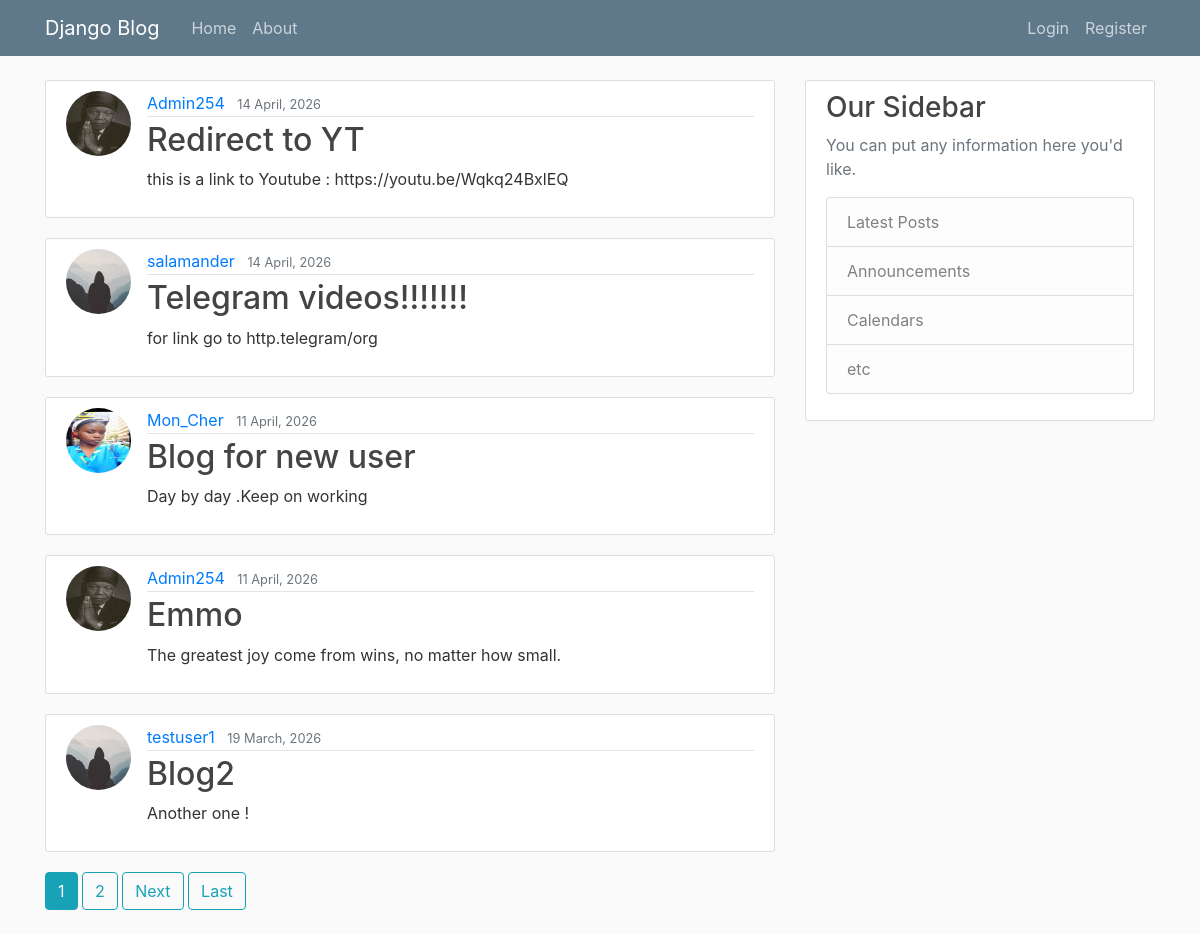
Before: / with the older database file.
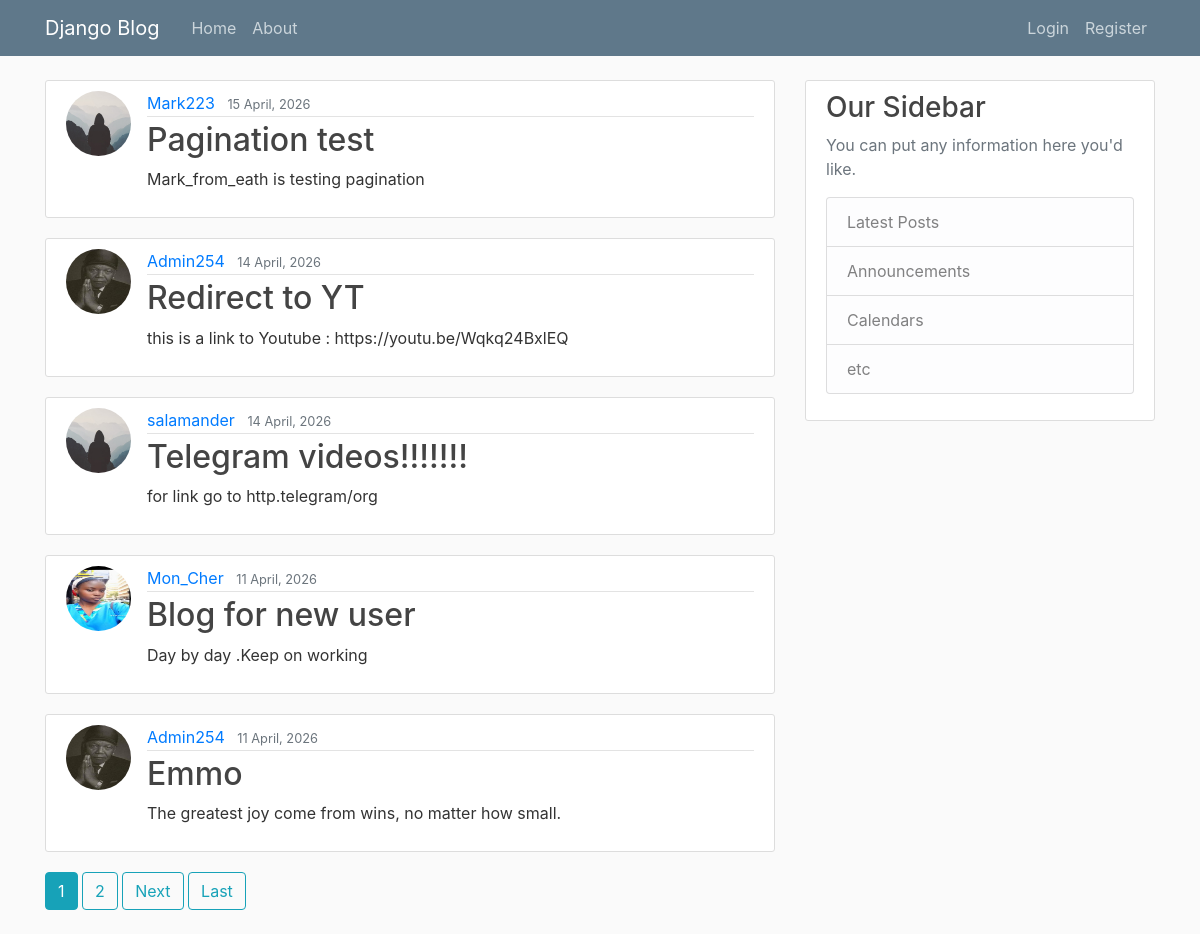
After: the same page with the newer database file.
### blog/models.py (models this page shows, shortened)
class Post(models.Model):
    title = models.CharField(max_length=100)
    content = models.TextField()
    date_posted = models.DateTimeField(default=timezone.now)
    author = models.ForeignKey(User, on_delete=models.CASCADE)

### users/models.py (models this page shows, shortened)
class Profile(models.Model):
    user = models.OneToOneField(User, on_delete=models.CASCADE)
    image = models.ImageField(default='default.jpg', upload_to='profile_pics')

### blog/views.py (the view)
# urls.py: path('', PostListView.as_view(), name='blog-home'),
class PostListView(ListView):
    model = Post
    template_name = 'blog/home.html'  # <app>/<model>_<viewtype>.html
    context_object_name = 'posts'
    ordering = ['-date_posted']
    paginate_by = 5

### blog/templates/blog/home.html (shortened to what this page needs)
{% extends "blog/base.html" %}
{%block content %}
    {% for post in posts %}
    <article class="media content-section">
      <img  class="rounded-circle article-img" src="{{post.author.profile.image.url}}" >
        <div class="media-body">
          <div class="article-metadata">
            <a class="mr-2" href="{% url 'user-posts' post.author.username %}">{{ post.author }}</a>
            <small class="text-muted">{{ post.date_posted|date:"d F, Y" }}</small>
          </div>
          <h2><a class="article-title" href="{% url 'post-detail' post.id %}">{{ post.title }}</a></h2>
          <p class="article-content">{{ post.content }}</p>
        </div>
      </article>
    {% endfor %}
    {% if is_paginated %}
      {% for num in page_obj.paginator.page_range %}
        {% if page_obj.number == num %}
          <a class="btn btn-info mb-4" href="?page={{ num }}">{{ num }}</a>
        {% elif num > page_obj.number|add:'-3' and num < page_obj.number|add:'3' %}
          <a class="btn btn-outline-info mb-4" href="?page={{ num }}">{{ num }}</a>
        {% endif %}
      {% endfor %}
      {% if page_obj.has_next %}
        <a class="btn btn-outline-info mb-4" href="?page={{ page_obj.next_page_number }}">Next</a>
        <a class="btn btn-outline-info mb-4" href="?page={{ page_obj.paginator.num_pages }}">Last</a>
      {% endif %}
    {% endif %}
{%endblock content%}

### blog/templates/blog/base.html (shortened to what this page needs)
{% load static %}
<!DOCTYPE html>
<html lang="en">
<head>
    <link rel="stylesheet" href="https://cdn.jsdelivr.net/npm/bootstrap@4.0.0/dist/css/bootstrap.min.css">
    <link rel="stylesheet" text=" text/css " href="{% static 'blog/main.css'%}">
</head>
<body>
  <header class="site-header">
    <nav class="navbar navbar-expand-md navbar-dark bg-steel fixed-top">
      <div class="container">
        <a class="navbar-brand mr-4" href="{% url 'blog-home' %}">Django Blog</a>
        <div class="collapse navbar-collapse" id="navbarToggle">
          <div class="navbar-nav mr-auto">
            <a class="nav-item nav-link" href="{% url 'blog-home' %}">Home</a>
            <a class="nav-item nav-link" href="{% url 'blog-about' %}">About</a>
          </div>
          <div class="navbar-nav">
            {% if user.is_authenticated %}
              <a class="nav-item nav-link" href="{% url 'post-create' %}">New Post</a>
                <form action="{% url 'users-logout' %}" method="post" class="d-inline">
                            {% csrf_token %}
                            <button type="submit" class="nav-item nav-link btn btn-link">
                              Logout
                            </button>
                          </form>
              <a class="nav-item nav-link" href="{% url 'users-profile' %}">Profile</a>
            {% else %}
              <a class="nav-item nav-link" href="{% url 'users-login' %}">Login</a>
              <a class="nav-item nav-link" href="{% url 'users-register' %}">Register</a>
            {% endif %}
          </div>
        </div>
      </div>
    </nav>
  </header>
  <main role="main" class="container">
    <div class="row">
      <div class="col-md-8">
        {% block content %}{% endblock %}
      </div>
      <div class="col-md-4">
        <div class="content-section">
          <h3>Our Sidebar</h3>
          <p class='text-muted'>You can put any information here you'd like.
            <ul class="list-group">
              <li class="list-group-item list-group-item-light">Latest Posts</li>
              <li class="list-group-item list-group-item-light">Announcements</li>
              <li class="list-group-item list-group-item-light">Calendars</li>
              <li class="list-group-item list-group-item-light">etc</li>
            </ul>
          </p>
        </div>
      </div>
    </div>
  </main>
</body>
</html>

### blog/static/blog/main.css (style rules this page uses)
body { background: #fafafa; color: #333333; margin-top: 5rem; }
h1, h2, h3, h4, h5, h6 { color: #444444; }
ul { margin: 0; }
.bg-steel { background-color: #5f788a; }
.site-header .navbar-nav .nav-link { color: #cbd5db; }
.content-section { background: #ffffff; padding: 10px 20px; border: 1px solid #dddddd; border-radius: 3px; margin-bottom: 20px; }
.article-title { color: #444444; }
.article-content { white-space: pre-line; }
.article-img { height: 65px; width: 65px; margin-right: 16px; }
.article-metadata { padding-bottom: 1px; margin-bottom: 4px; border-bottom: 1px solid #e3e3e3 }

Changed rows visible on the page:
no longer on this page (row unchanged): Post: author.profile.image (placeholder picture), author "testuser1", date_posted "19 March, 2026", title "Blog2", content "Another one !"
added Post: author.profile.image (placeholder picture), author "Mark223", date_posted "15 April, 2026", title "Pagination test", content "Mark_from_eath is testing pagination"
